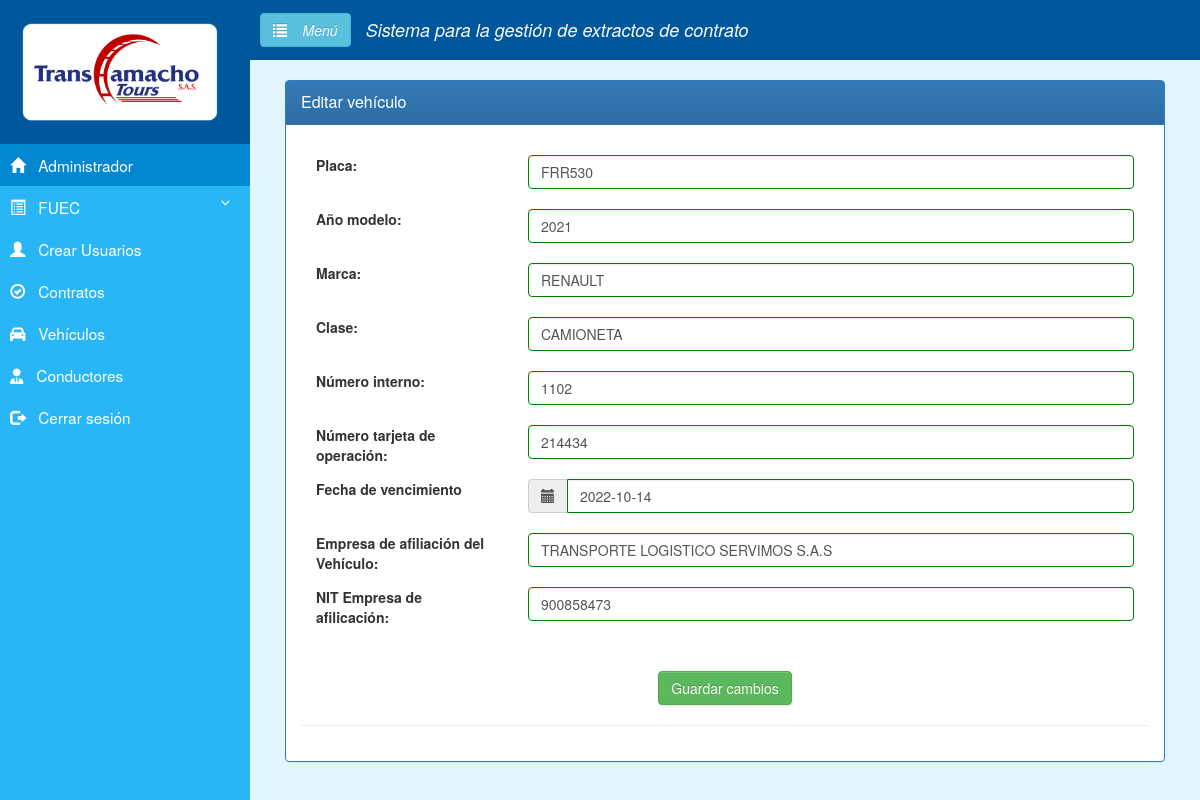
/fuec/editvehi.php?idvehi=12 (signed in), run on the app's committed database.
### tables this page shows
CREATE TABLE `usuarios` (
  `id` int(11) NOT NULL,
  `usuario` varchar(30) NOT NULL,
  `password` varchar(130) NOT NULL,
  `nombre` varchar(100) NOT NULL,
  `correo` varchar(80) NOT NULL,
  `last_session` datetime DEFAULT NULL,
  `activacion` int(11) NOT NULL DEFAULT 0,
  `token` varchar(40) NOT NULL,
  `token_password` varchar(100) DEFAULT NULL,
  `password_request` int(11) DEFAULT 0,
  `tipo_usuario` varchar(20) NOT NULL,
  `fechacreacionuser` timestamp NOT NULL DEFAULT current_timestamp()
);

CREATE TABLE `vehiculos` (
  `idvehi` int(11) NOT NULL,
  `placa` varchar(6) NOT NULL,
  `modelo` year(4) NOT NULL,
  `marca` varchar(20) NOT NULL,
  `clase` varchar(20) NOT NULL,
  `numinterno` varchar(15) NOT NULL,
  `numtarjeta` int(10) NOT NULL,
  `vencetarjeta` date NOT NULL,
  `emprvehi` varchar(50) NOT NULL,
  `nitempresa` varchar(10) NOT NULL
);

### fuec/sessionstart.php (called while the page is built, shortened)
<?php
  $idUsuario = $_SESSION['id_usuario'];
  $sql = "SELECT id, nombre, tipo_usuario FROM usuarios WHERE id = '$idUsuario'";
  $result = $mysqli->query($sql);
  $row = $result->fetch_assoc();
?>

### fuec/function.php (called while the page is built, shortened)
<?php
function db_query($query) {
    $connection = mysqli_connect("localhost","u910043597_fuec","Fuec2021","u910043597_fuec");
    $result = mysqli_query($connection,$query);
    return $result;
}
function select_id($tblname,$field_name,$field_id){
	$sql = "Select * from ".$tblname." where ".$field_name." = ".$field_id."";
	$db=db_query($sql);
	return $sql;
}
?>

### fuec/editvehi.php (the view, shortened to what this page needs)
<?php
include 'header.php';
?>
<html>
<head>
	<link href="https://cdnjs.cloudflare.com/ajax/libs/twitter-bootstrap/3.3.7/css/bootstrap.css" rel="stylesheet"/>
	<link href="https://cdnjs.cloudflare.com/ajax/libs/bootstrap-datetimepicker/4.17.37/css/bootstrap-datetimepicker.css" rel="stylesheet"/>
</head>
<body>
<div class="container-fluid" style="margin-top:60px">
<div class="panel panel-primary">
	<div class="panel-heading">
		<div class="panel-title">Editar vehículo</div>
	</div>
	<div class="panel-body">
<?php
include("function.php");
$id = $_GET['idvehi'];
select_id('vehiculos','idvehi',$id);
?>
<form action="" method="post">
  <div class="form-group row panel-body">
			    <div class="col-lg-3 col-md-3 col-sm-3 col-xs-3">
			    	<label>Placa:</label>
			    </div>
			    <div class="col-lg-9 col-md-9 col-sm-9 col-xs-9">
			    	<input type="text" class="form-control UpperCase" name="placa" placeholder="Requerido" value="<?php echo $row->placa;?>" pattern="[A-Z0-9]{6}" oninvalid="setCustomValidity('Este campo solo acepta 6 caracteres sin espacio ni guion')" onchange="try{setCustomValidity('')}catch(e){}" required><br>
			    </div>
			    <div class="col-lg-3 col-md-3 col-sm-3 col-xs-3">
			    	<label>Año modelo:</label>
			    </div>
			    <div class="col-lg-9 col-md-9 col-sm-9 col-xs-9">
			    	<input type="text" class="form-control" name="modelo" placeholder="Requerido" value="<?php echo $row->modelo;?>" pattern="[0-9]{4}" oninvalid="setCustomValidity('Ingrese el año del modelo del vehículo (4 números)')" onchange="try{setCustomValidity('')}catch(e){}" required><br>
			    </div>
			    <div class="col-lg-3 col-md-3 col-sm-3 col-xs-3">
			    	<label>Marca:</label>
			    </div>
			    <div class="col-lg-9 col-md-9 col-sm-9 col-xs-9">
			    	<input type="text" class="form-control UpperCase" name="marca" placeholder="Requerido" value="<?php echo $row->marca;?>" required><br>
			    </div>
			    <div class="col-lg-3 col-md-3 col-sm-3 col-xs-3">
			    	<label>Clase:</label>
			    </div>
			    <div class="col-lg-9 col-md-9 col-sm-9 col-xs-9">
			    	<input type="text" class="form-control UpperCase" name="clase" placeholder="Requerido" value="<?php echo $row->clase;?>" required><br>
			    </div>
			    <div class="col-lg-3 col-md-3 col-sm-3 col-xs-3">
			    	<label>Número interno:</label>
			    </div>
			    <div class="col-lg-9 col-md-9 col-sm-9 col-xs-9">
			    	<input type="text" class="form-control UpperCase" name="numinterno" placeholder="Requerido" value="<?php echo $row->numinterno;?>" required><br>
			    </div>
			    <div class="col-lg-3 col-md-3 col-sm-3 col-xs-3">
			    	<label>Número tarjeta de operación:</label>
			    </div>
			    <div class="col-lg-9 col-md-9 col-sm-9 col-xs-9">
			    	<input type="text" class="form-control" name="numtarjeta" placeholder="Requerido" value="<?php echo $row->numtarjeta;?>" pattern="[0-9]{}" oninvalid="setCustomValidity('Este campo solo acepta números')" onchange="try{setCustomValidity('')}catch(e){}" required><br>
			    </div>
				<div class="col-lg-3 col-md-3 col-sm-3 col-xs-3">
					<label>Fecha de vencimiento</label>
				</div>
				<div id="datetime" class="col-lg-9 col-md-9 col-sm-9 col-xs-9">
					<div class='input-group date Calendario'>
						<span class="input-group-addon"><span class="glyphicon glyphicon-calendar"></span></span>
						<input type='text' name="vencetarjeta" id="vencetarjeta" class="form-control" value="<?php echo $row->vencetarjeta;?>" required />
					</div><br>
				</div>
		    <div class="col-lg-3 col-md-3 col-sm-3 col-xs-3">
		    	<label>Empresa de afiliación del Vehículo:</label>
		    </div>
		    <div class="col-lg-9 col-md-9 col-sm-9 col-xs-9">
		    	<input type="text" class="form-control UpperCase" name="emprvehi" placeholder="" value="<?php echo $row->emprvehi;?>" ><br>
		    </div>
				<br><br>
		    <div class="col-lg-3 col-md-3 col-sm-3 col-xs-3">
		    	<label>NIT Empresa de afilicación:</label>
		    </div>
		    <div class="col-lg-9 col-md-9 col-sm-9 col-xs-9">
		    	<input type="text" class="form-control" name="nitempresa" placeholder="" value="<?php echo $row->nitempresa;?>" ><br>
		    </div>
		</div>
			<div class="form-group" align="center">
				<div class="">
					<button id="submit" name="submit" type="submit" class="btn btn-success">Guardar cambios</button>
				</div>
			</div>
    <hr>
</form>
</div>
</div>
</div>
</body>
</html>

### fuec/header.php (shortened to what this page needs)
<?php
require 'conexion.php';
include 'sessionstart.php';
?>
<!DOCTYPE html>
<html lang="es">
    <head>
    <link rel="stylesheet" href="https://maxcdn.bootstrapcdn.com/bootstrap/3.3.7/css/bootstrap.min.css">
    <link rel="stylesheet" href="https://maxcdn.bootstrapcdn.com/bootstrap/3.3.7/css/bootstrap-theme.min.css">
    <link rel="stylesheet" type="text/css" href="css/estilos.css">
</head>
<body style="background:#E1F5FE;">
<div class="wrapper" >
  <nav id="sidebar">
    <div class="sidebar-header">
      <img src="img/logo.png" style="width:200px;">
    </div>
    <ul class="list-unstyled components" style="margin-top: -20px;">
      <li class="active">
        <a href="welcome.php"><span class="glyphicon glyphicon-home"></span>&nbsp;&nbsp;&nbsp;<?php echo ''.utf8_decode($row['nombre']); ?></a>
      </li>
      <li>
        <a href="#homeSubmenu" data-toggle="collapse" aria-expanded="false"><span class="glyphicon glyphicon-list-alt"></span>&nbsp;&nbsp;&nbsp;FUEC</a>
      </li>
<?php ob_start(); if($_SESSION['tipo_usuario']== 'Administrador') { ?><li><a href="crearusuario.php"><span class="glyphicon glyphicon-user"></span>&nbsp;&nbsp;&nbsp;Crear Usuarios</a></li><?php }?>
      <li>
        <a href="boedcont.php"><span class="glyphicon glyphicon-ok-circle"></span>&nbsp;&nbsp;&nbsp;Contratos</a>
        <a href="boedvehi.php"><span class="fas fa-car"></span>&nbsp;&nbsp;&nbsp;Vehículos</a>
        <a href="boedcond.php"><span class="fas fa-user-tie"></span>&nbsp;&nbsp;&nbsp;Conductores</a>
        <a href="logout.php"><span class="glyphicon glyphicon-log-out"></span>&nbsp;&nbsp;&nbsp;Cerrar sesión</a>
      </li>
    </ul>
  </nav>
<div id="content">
<div class="encabezado">
    <button type="button" id="sidebarCollapse" class="btn btn-info navbar-btn">
        <i class="glyphicon glyphicon glyphicon-list"></i>
        <span>&nbsp;&nbsp;&nbsp;Menú</span>
    </button>
    <h4>&nbsp;&nbsp;&nbsp;Sistema para la gestión de extractos de contrato</h4>
</div>

### fuec/css/estilos.css (style rules this page uses)
body { font-family: 'Poppins', sans-serif; background: #E1F5FE; }
.encabezado { background-color: #01579B; margin-left: -20px; margin-top: -20px; padding: 0px 0px 0px 10px; color: #fafafa; text-align: center; display: flex; align-items: center; font-size: 20px; font-style: italic; font-weight:600; position: fixed; width: 100%; height: 60px; z-index: 98; }
a, a:hover, a:focus { text-decoration: none; transition: all 0.3s; }
.navbar-btn { box-shadow: none; outline: none !important; border: none; }
.wrapper { display: flex; align-items: stretch; }
#sidebar { min-width: 250px; max-width: 250px; background: #29B6F6; color: #fff; transition: all 0.3s; position: fixed; z-index: 99; height: 100%; }
#sidebar a, #sidebar a:hover, #sidebar a:focus { color: inherit; text-decoration: none; }
#sidebar .sidebar-header { padding: 20px; background: #01579B; }
#sidebar ul.components { padding: 20px 0; border-bottom: 1px solid #29B6F6; }
#sidebar ul li a { padding: 10px; font-size: 1.1em; display: block; }
#sidebar ul li.active > a, a[aria-expanded="true"] { color: #fff; background: #0288D1; }
a[data-toggle="collapse"] { position: relative; }
a[aria-expanded="false"]::before, a[aria-expanded="true"]::before { content: '\e259'; display: block; position: absolute; right: 20px; font-family: 'Glyphicons Halflings'; font-size: 0.6em; }
#content { padding: 20px; min-height: 100vh; transition: all 0.3s; margin-left: 250px; }
form input:valid { border:1px solid green; }

### data on the page
usuarios: nombre "Administrador"
vehiculos: placa "FRR530", modelo "2021", marca "RENAULT", clase "CAMIONETA", numinterno "1102", numtarjeta "214434", vencetarjeta "2022-10-14", emprvehi "TRANSPORTE LOGISTICO SERVIMOS S.A.S", nitempresa "900858473"
